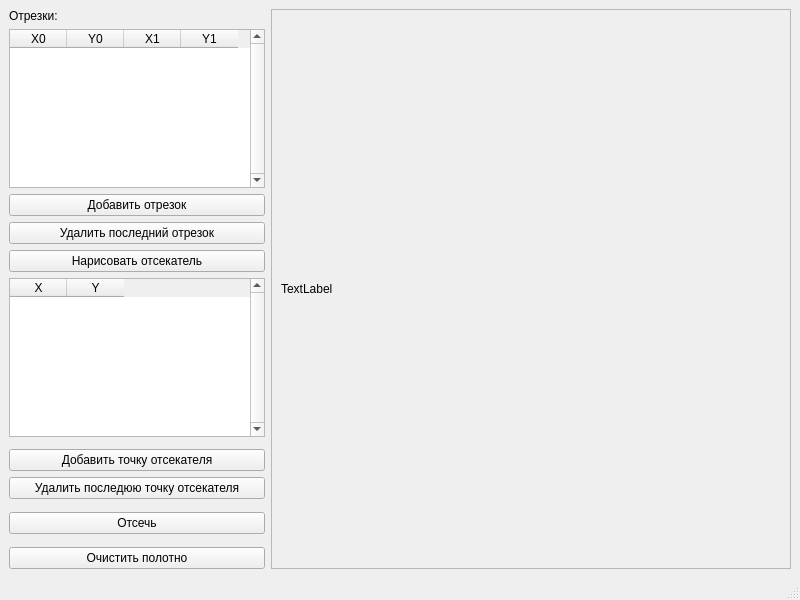
<?xml version="1.0" encoding="UTF-8"?>
<ui version="4.0">
 <class>MainWindow</class>
 <widget class="QMainWindow" name="MainWindow">
  <property name="geometry">
   <rect>
    <x>0</x>
    <y>0</y>
    <width>800</width>
    <height>600</height>
   </rect>
  </property>
  <property name="windowTitle">
   <string>MainWindow</string>
  </property>
  <widget class="QWidget" name="centralwidget">
   <layout class="QHBoxLayout" name="horizontalLayout_4" stretch="0,1">
    <item>
     <layout class="QVBoxLayout" name="verticalLayout">
      <property name="sizeConstraint">
       <enum>QLayout::SetMinimumSize</enum>
      </property>
      <item>
       <widget class="QLabel" name="label_15">
        <property name="text">
         <string>Отрезки:</string>
        </property>
       </widget>
      </item>
      <item>
       <widget class="QTableWidget" name="linesTable">
        <property name="verticalScrollBarPolicy">
         <enum>Qt::ScrollBarAlwaysOn</enum>
        </property>
        <property name="horizontalScrollBarPolicy">
         <enum>Qt::ScrollBarAlwaysOff</enum>
        </property>
        <property name="dragDropOverwriteMode">
         <bool>false</bool>
        </property>
        <attribute name="horizontalHeaderVisible">
         <bool>true</bool>
        </attribute>
        <attribute name="horizontalHeaderMinimumSectionSize">
         <number>36</number>
        </attribute>
        <attribute name="horizontalHeaderDefaultSectionSize">
         <number>57</number>
        </attribute>
        <attribute name="horizontalHeaderHighlightSections">
         <bool>true</bool>
        </attribute>
        <attribute name="horizontalHeaderShowSortIndicator" stdset="0">
         <bool>false</bool>
        </attribute>
        <attribute name="verticalHeaderVisible">
         <bool>false</bool>
        </attribute>
        <attribute name="verticalHeaderCascadingSectionResizes">
         <bool>false</bool>
        </attribute>
        <attribute name="verticalHeaderMinimumSectionSize">
         <number>9</number>
        </attribute>
        <attribute name="verticalHeaderHighlightSections">
         <bool>true</bool>
        </attribute>
        <column>
         <property name="text">
          <string>X0</string>
         </property>
        </column>
        <column>
         <property name="text">
          <string>Y0</string>
         </property>
        </column>
        <column>
         <property name="text">
          <string>X1</string>
         </property>
        </column>
        <column>
         <property name="text">
          <string>Y1</string>
         </property>
        </column>
       </widget>
      </item>
      <item>
       <widget class="QPushButton" name="addLine">
        <property name="text">
         <string>Добавить отрезок</string>
        </property>
       </widget>
      </item>
      <item>
       <widget class="QPushButton" name="deleteLine">
        <property name="text">
         <string>Удалить последний отрезок</string>
        </property>
       </widget>
      </item>
      <item>
       <widget class="QPushButton" name="drawClipper">
        <property name="text">
         <string>Нарисовать отсекатель</string>
        </property>
       </widget>
      </item>
      <item>
       <widget class="QTableWidget" name="clipperTable">
        <property name="verticalScrollBarPolicy">
         <enum>Qt::ScrollBarAlwaysOn</enum>
        </property>
        <property name="horizontalScrollBarPolicy">
         <enum>Qt::ScrollBarAlwaysOff</enum>
        </property>
        <property name="dragDropOverwriteMode">
         <bool>false</bool>
        </property>
        <attribute name="horizontalHeaderVisible">
         <bool>true</bool>
        </attribute>
        <attribute name="horizontalHeaderMinimumSectionSize">
         <number>36</number>
        </attribute>
        <attribute name="horizontalHeaderDefaultSectionSize">
         <number>57</number>
        </attribute>
        <attribute name="horizontalHeaderHighlightSections">
         <bool>true</bool>
        </attribute>
        <attribute name="horizontalHeaderShowSortIndicator" stdset="0">
         <bool>false</bool>
        </attribute>
        <attribute name="verticalHeaderVisible">
         <bool>false</bool>
        </attribute>
        <attribute name="verticalHeaderCascadingSectionResizes">
         <bool>false</bool>
        </attribute>
        <attribute name="verticalHeaderMinimumSectionSize">
         <number>9</number>
        </attribute>
        <attribute name="verticalHeaderHighlightSections">
         <bool>true</bool>
        </attribute>
        <column>
         <property name="text">
          <string>X</string>
         </property>
        </column>
        <column>
         <property name="text">
          <string>Y</string>
         </property>
        </column>
       </widget>
      </item>
      <item>
       <spacer name="verticalSpacer">
        <property name="orientation">
         <enum>Qt::Vertical</enum>
        </property>
        <property name="sizeHint" stdset="0">
         <size>
          <width>20</width>
          <height>40</height>
         </size>
        </property>
       </spacer>
      </item>
      <item>
       <layout class="QHBoxLayout" name="horizontalLayout_2"/>
      </item>
      <item>
       <widget class="QPushButton" name="addPoint">
        <property name="text">
         <string>Добавить точку отсекателя</string>
        </property>
       </widget>
      </item>
      <item>
       <widget class="QPushButton" name="deletePoint">
        <property name="text">
         <string>Удалить последюю точку отсекателя</string>
        </property>
       </widget>
      </item>
      <item>
       <spacer name="verticalSpacer_4">
        <property name="orientation">
         <enum>Qt::Vertical</enum>
        </property>
        <property name="sizeHint" stdset="0">
         <size>
          <width>20</width>
          <height>40</height>
         </size>
        </property>
       </spacer>
      </item>
      <item>
       <widget class="QPushButton" name="clip">
        <property name="text">
         <string>Отсечь</string>
        </property>
       </widget>
      </item>
      <item>
       <spacer name="verticalSpacer_3">
        <property name="orientation">
         <enum>Qt::Vertical</enum>
        </property>
        <property name="sizeHint" stdset="0">
         <size>
          <width>20</width>
          <height>40</height>
         </size>
        </property>
       </spacer>
      </item>
      <item>
       <widget class="QPushButton" name="clearCanvas">
        <property name="text">
         <string>Очистить полотно</string>
        </property>
       </widget>
      </item>
     </layout>
    </item>
    <item>
     <widget class="QScrollArea" name="scrollArea">
      <property name="widgetResizable">
       <bool>true</bool>
      </property>
      <widget class="QWidget" name="scrollAreaWidgetContents">
       <property name="geometry">
        <rect>
         <x>0</x>
         <y>0</y>
         <width>516</width>
         <height>536</height>
        </rect>
       </property>
       <layout class="QHBoxLayout" name="horizontalLayout_3">
        <item>
         <widget class="QLabel" name="canvas">
          <property name="text">
           <string>TextLabel</string>
          </property>
         </widget>
        </item>
       </layout>
      </widget>
     </widget>
    </item>
   </layout>
  </widget>
  <widget class="QMenuBar" name="menubar">
   <property name="geometry">
    <rect>
     <x>0</x>
     <y>0</y>
     <width>800</width>
     <height>22</height>
    </rect>
   </property>
  </widget>
  <widget class="QStatusBar" name="statusbar"/>
 </widget>
 <resources/>
 <connections/>
</ui>
